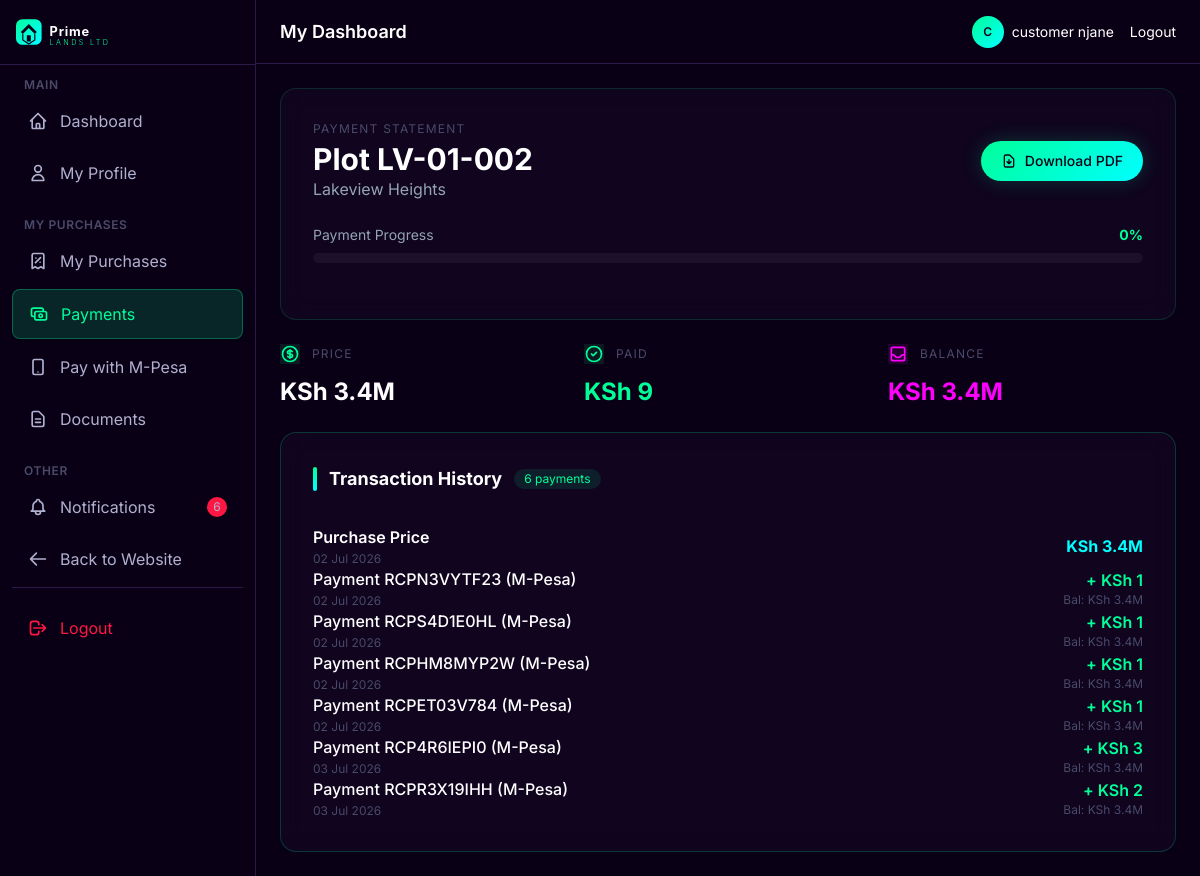
Page /payments/statement/5/ (signed in) on the earlier database version.
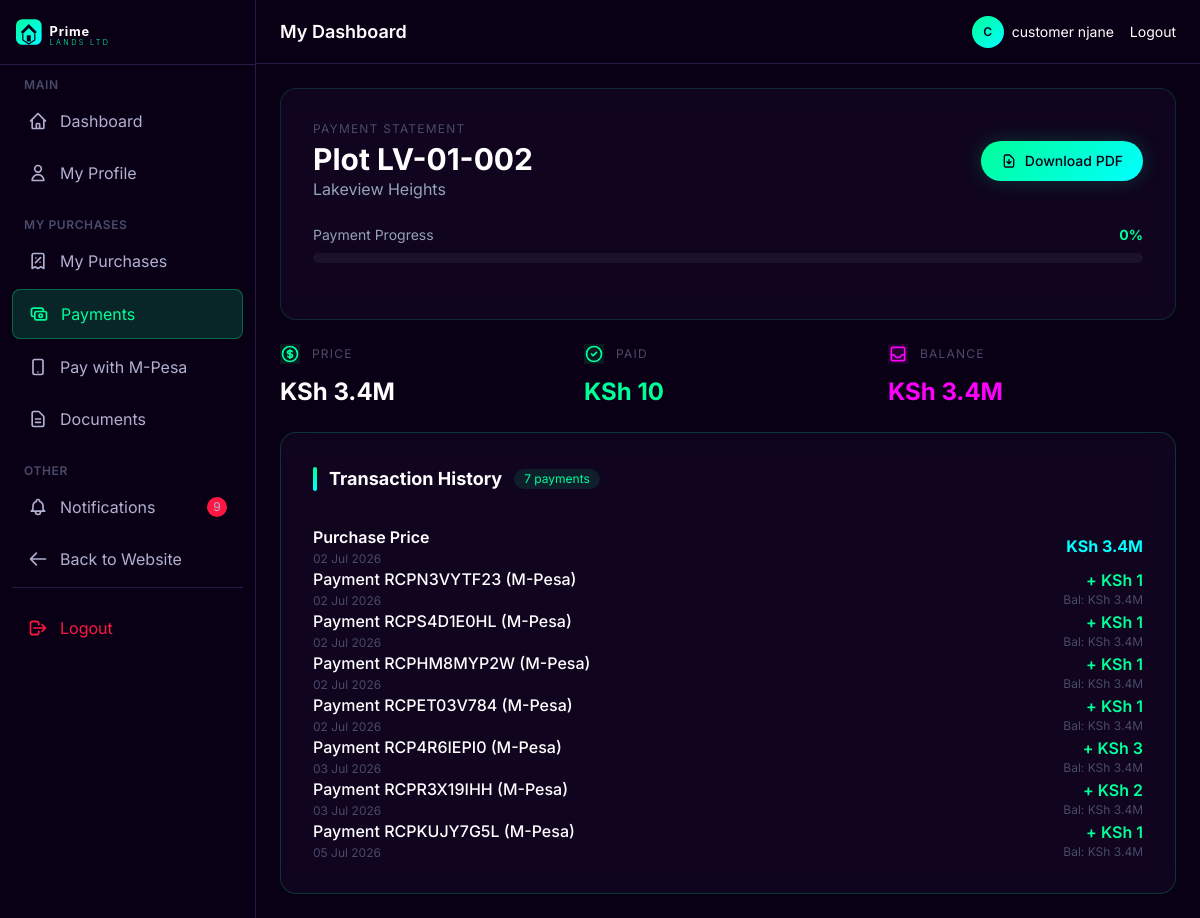
Same page on the later database version.
### apps/payments/models.py (models this page shows, shortened)
class Payment(models.Model):
    PAYMENT_METHODS = [
        ('cash', 'Cash'),
        ('bank', 'Bank Transfer'),
        ('cheque', 'Cheque'),
        ('mpesa', 'M-Pesa'),
    ]
    PAYMENT_STATUS = [
        ('pending', 'Pending'),
        ('confirmed', 'Confirmed'),
        ('failed', 'Failed'),
        ('refunded', 'Refunded'),
    ]
    sale = models.ForeignKey(Sale, on_delete=models.CASCADE, related_name='payments')
    customer = models.ForeignKey(Customer, on_delete=models.CASCADE, related_name='payments')
    receipt_number = models.CharField(max_length=50, unique=True, blank=True)
    amount = models.DecimalField(max_digits=15, decimal_places=2)
    payment_method = models.CharField(max_length=20, choices=PAYMENT_METHODS)
    transaction_code = models.CharField(max_length=100, blank=True,
                                         help_text="Bank ref, cheque no, or M-Pesa code")
    bank_name = models.CharField(max_length=100, blank=True)
    cheque_number = models.CharField(max_length=50, blank=True)
    mpesa_code = models.CharField(max_length=50, blank=True)
    mpesa_phone = models.CharField(max_length=20, blank=True)
    status = models.CharField(max_length=20, choices=PAYMENT_STATUS, default='pending')
    payment_date = models.DateField()
    confirmed_by = models.ForeignKey('accounts.User', on_delete=models.SET_NULL, null=True, blank=True)
    confirmed_at = models.DateTimeField(null=True, blank=True)
    notes = models.TextField(blank=True)
    created_at = models.DateTimeField(auto_now_add=True)
    updated_at = models.DateTimeField(auto_now=True)
    class Meta:
        ordering = ['-created_at', '-payment_date']

### apps/payments/views.py (the view, shortened to what this page needs)
# urls.py: path('statement/<int:sale_id>/', views.payment_statement, name='payment_statement'),
@login_required
def payment_statement(request, sale_id):
    from apps.sales.models import Sale
    sale = get_object_or_404(Sale, pk=sale_id)
    if not (request.user.is_staff_or_above() or request.user.is_superuser) and sale.customer.user != request.user:
        messages.error(request, 'You do not have access to this statement.')
        return redirect('dashboard:home')
    from .services import get_customer_statement
    statement = get_customer_statement(sale.customer, sale)
    from apps.sales.utils import check_overdue_installments
    overdue_count = check_overdue_installments(sale=sale)
    if overdue_count:
        pass
    from apps.sales.models import InstallmentSchedule
    next_inst = InstallmentSchedule.objects.filter(
        sale=sale, status__in=['pending', 'partially_paid']
    ).order_by('due_date').first()
    template = 'payments/payment_statement.html' if request.user.is_staff_or_above() or request.user.is_superuser else 'payments/customer_payment_statement.html'
    return render(request, template, {
        'sale': sale,
        'statement': statement,
        'next_installment': next_inst,
        'is_staff': request.user.is_staff_or_above() or request.user.is_superuser,
    })

### apps/accounts/models.py (called while the page is built)
    def is_staff_or_above(self):
        return self.role in [self.Role.SUPER_ADMIN, self.Role.ADMINISTRATOR,
                             self.Role.FINANCE_OFFICER, self.Role.SALES_AGENT,
                             self.Role.CUSTOMER_CARE]

### apps/notifications/context_processors.py (called while the page is built)
def unread_notifications(request):
    ctx = {'unread_count': 0, 'recent_notifications': [],
           'pending_verification_count': 0, 'pending_payment_count': 0}
    if request.user.is_authenticated:
        from .models import Notification
        ctx['unread_count'] = Notification.objects.filter(recipient=request.user, is_read=False).count()
        ctx['recent_notifications'] = Notification.objects.filter(recipient=request.user).order_by('-created_at')[:5]
        if request.user.is_staff_or_above() or request.user.is_superuser:
            from apps.customers.models import Customer
            ctx['pending_verification_count'] = Customer.objects.filter(is_verified=False).count()
            from apps.payments.models import Payment
            ctx['pending_payment_count'] = Payment.objects.filter(status='pending').count()
    return ctx

### apps/sales/models.py (called while the page is built)
    @property
    def balance(self):
        return self.selling_price - self.total_paid

### templates/payments/customer_payment_statement.html (shortened to what the changed rows need)
{% extends 'base_customer.html' %}
{% load currency_filters %}
{% load static %}
{% block content %}
<div class="max-w-6xl mx-auto space-y-6">
    <div class="glassmorphism rounded-2xl p-6 md:p-8" style="border: 1px solid rgba(0,255,153,0.15);">
        <div class="flex flex-col md:flex-row md:items-center md:justify-between gap-4 mb-6">
            <div>
                <h1 class="text-2xl md:text-3xl font-bold text-white mt-1">
                    Plot {{ sale.plot.plot_number }}
                </h1>
            </div>
        </div>
    </div>
    <div class="grid grid-cols-1 md:grid-cols-3 gap-4">
        <div class="stat-card green">
            <div class="flex items-center gap-3 mb-3">
                <div class="stat-icon" style="background: rgba(0,255,153,0.1); color: #00ff99;">
                </div>
                <p class="text-xs uppercase tracking-widest" style="color: #4a4a6a;">Paid</p>
            </div>
            <p class="text-2xl font-bold" style="color: #00ff99;">KSh {{ statement.total_paid|currency }}</p>
        </div>
    </div>
    <div class="glassmorphism rounded-2xl p-6 md:p-8">
        <div class="flex items-center gap-3 mb-8">
            <div style="width: 4px; height: 24px; background: linear-gradient(to bottom, #00ff99, #00ffff); border-radius: 2px;"></div>
            <h2 class="text-lg font-bold text-white">Transaction History</h2>
            <span class="text-xs px-2.5 py-0.5 rounded-full" style="background: rgba(0,255,153,0.1); color: #00ff99;">{{ statement.lines|length }} payments</span>
        </div>
        {% for line in statement.lines %}
        <div class="timeline-item">
            <div class="flex items-center justify-between">
                <div>
                    <p class="text-white font-medium">{{ line.description }}</p>
                    <p class="text-xs mt-0.5" style="color: #4a4a6a;">{{ line.date|date:"d M Y" }}</p>
                </div>
                <div class="text-right">
                    <p class="font-semibold" style="color: #00ff99;">+ KSh {{ line.amount|currency }}</p>
                    <p class="text-xs" style="color: #4a4a6a;">Bal: KSh {{ line.running_balance|currency }}</p>
                </div>
            </div>
        </div>
        {% endfor %}
    </div>
</div>
{% endblock %}

Differences in the rows shown:
added Payment: date "05 Jul 2026", amount "1"
Other differences:
{{ unread_count }}: "6" → "9"
{{ statement.total_paid|currency }}: "9" → "10"
{{ statement.lines|length }}: "6" → "7"
new list line: "Payment RCPKUJY7G5L (M-Pesa) + KSh Bal: KSh 3.4M"
